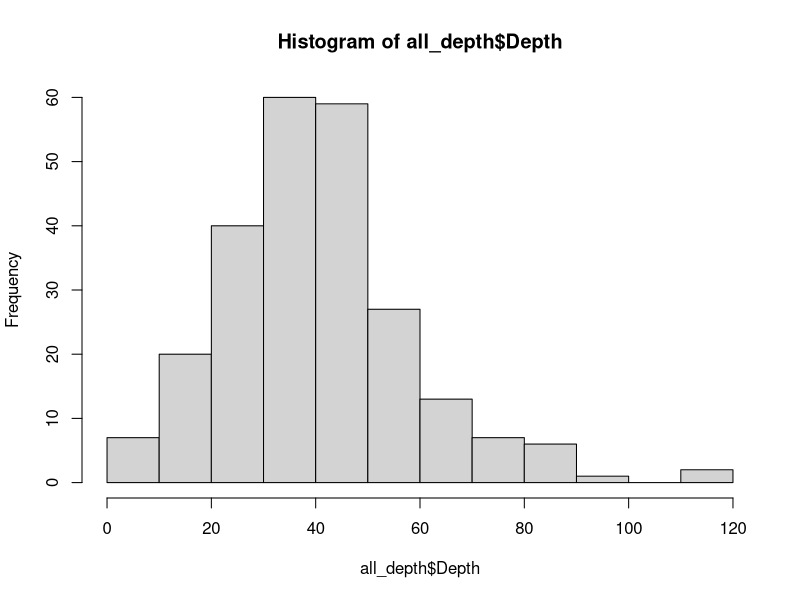
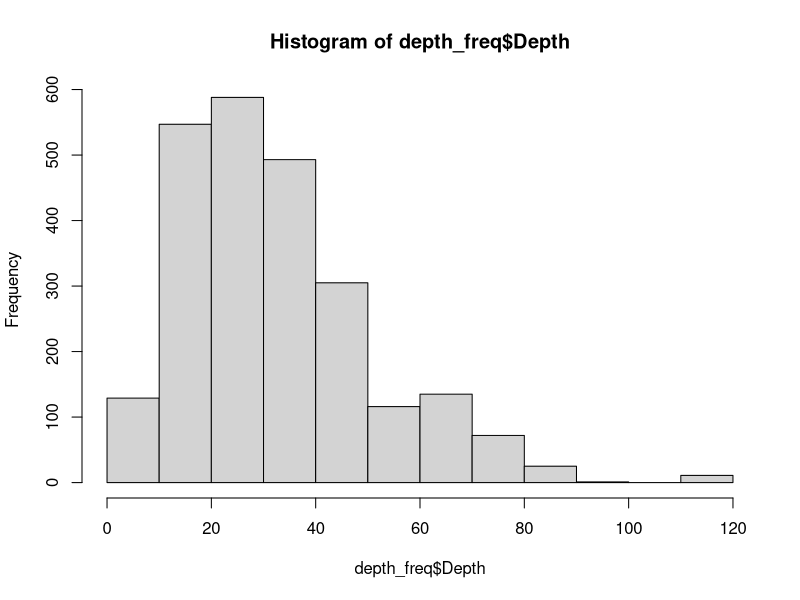
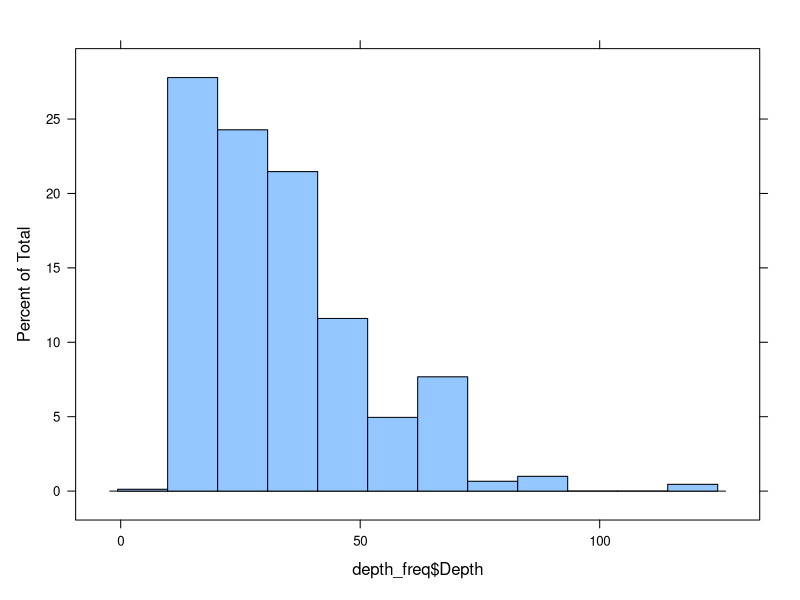
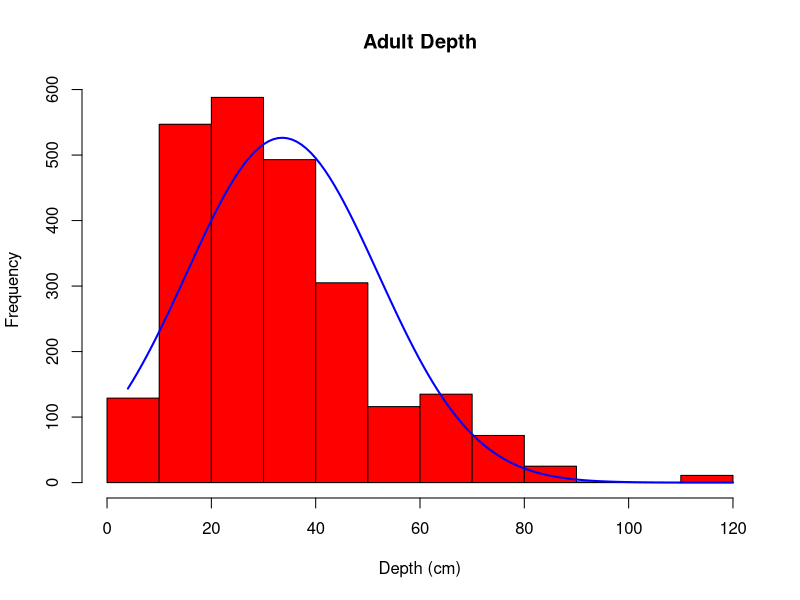
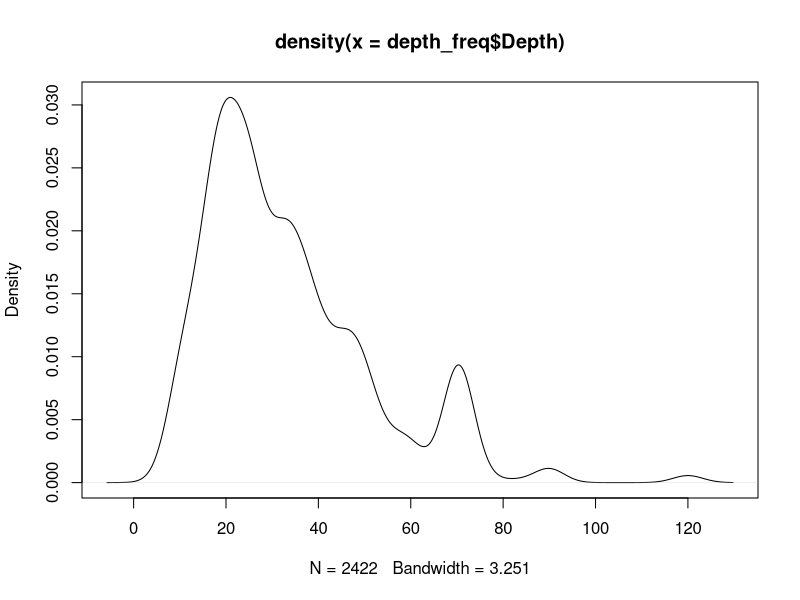
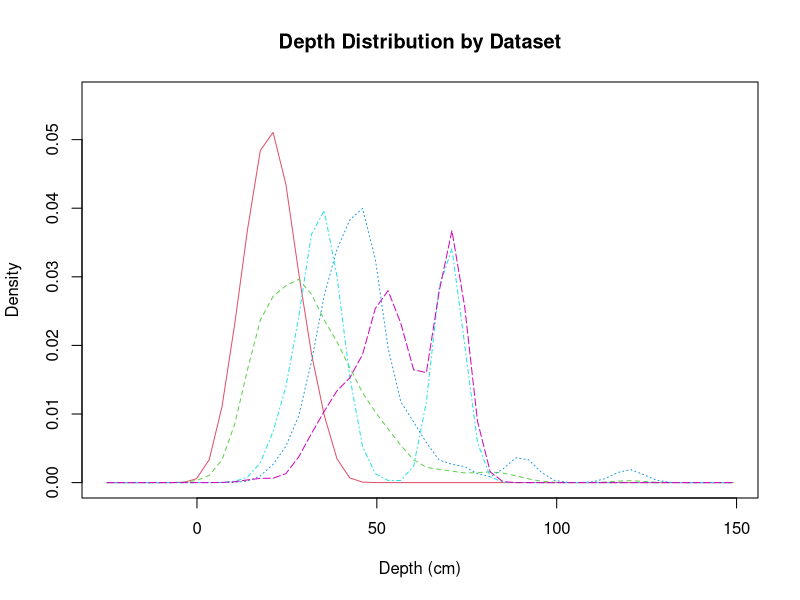

Write R code to recreate these figures, in order. (Note: this script raises an error after producing the figures.)
#### standardise abundance data
library(tidyverse)
library(dplyr)
install.packages("lattice")
library(lattice)
library(sm)

setwd("/Users/katieirving/Documents/git/flow_eco_mech")

## upload data
ad_depth_con <- read.csv("output_data/05a_adult_depth_continuous.csv")
ad_depth_cat <- read.csv("output_data/05a_adult_depth_categorical.csv")
## normalise abundance data

## The abundance of fish from one study, divided by the total abundance of all studies combined
ad_depth_con
## total abundance
sum(ad_depth_con$Abundance) #2266

## combine data
all_depth <- rbind(ad_depth_con, ad_depth_cat)
hist(all_depth$Depth)
## uncount data into frequency

depth_freq <- all_depth %>% 
  uncount(Abundance)
hist(depth_freq$Depth)

### relative frequency histogram - percentage
histogram(depth_freq$Depth)
x <-depth_freq$Depth
h<-hist(x, breaks=10, col="red", xlab="Depth (cm)",
        main="Adult Depth")
xfit<-seq(min(x),max(x),length=130)
yfit<-dnorm(xfit,mean=mean(x),sd=sd(x))
yfit <- yfit*diff(h$mids[1:2])*length(x)
lines(xfit, yfit, col="blue", lwd=2)

xfit ## depths
yfit ## frequencies
plot(density(depth_freq$Depth))

## compare different data sets
### get numbers for datasets
unique(depth_freq$Dataset)
tx <- depth_freq$Dataset == "Thompson"
sx <- depth_freq$Dataset == "Saiki"
wx <- depth_freq$Dataset == "Wulff"
swx <- depth_freq$Dataset == "SAWA"
smx <- depth_freq$Dataset == "SMEA"

depth_freq$Dataset_num[tx] <- 1
depth_freq$Dataset_num[sx] <- 2
depth_freq$Dataset_num[wx] <- 3
depth_freq$Dataset_num[swx] <- 4
depth_freq$Dataset_num[smx] <- 5

attach(depth_freq)

# create value labels
data.f <- factor(Dataset_num, levels= 1:5,
                 labels = c("Thompson", "Saiki", "Wulff", "SAWA", "SMEA"))
data.f
str(Depth)
as.vector(Depth)
# plot densities
sm.density.compare(as.vector(Depth), Dataset_num, xlab="Depth (cm)")
title(main="Depth Distribution by Dataset")

# add legend via mouse click
colfill<-c(2:(2+length(levels(data.f))))
legend(locator(1), levels(data.f), fill=colfill)

## top of peak is 0.030 - what can we relate that to? is it the same for other variables?
